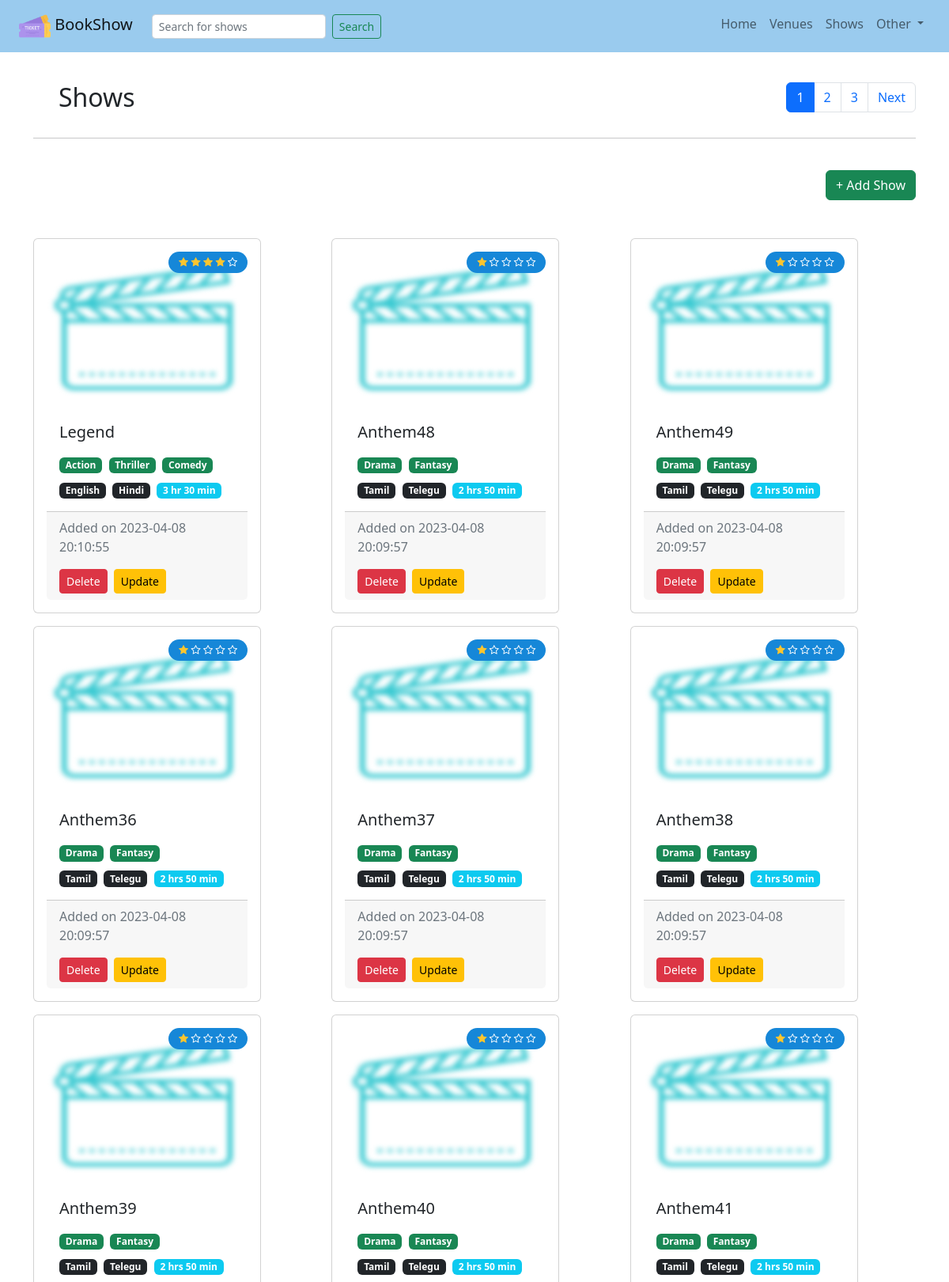
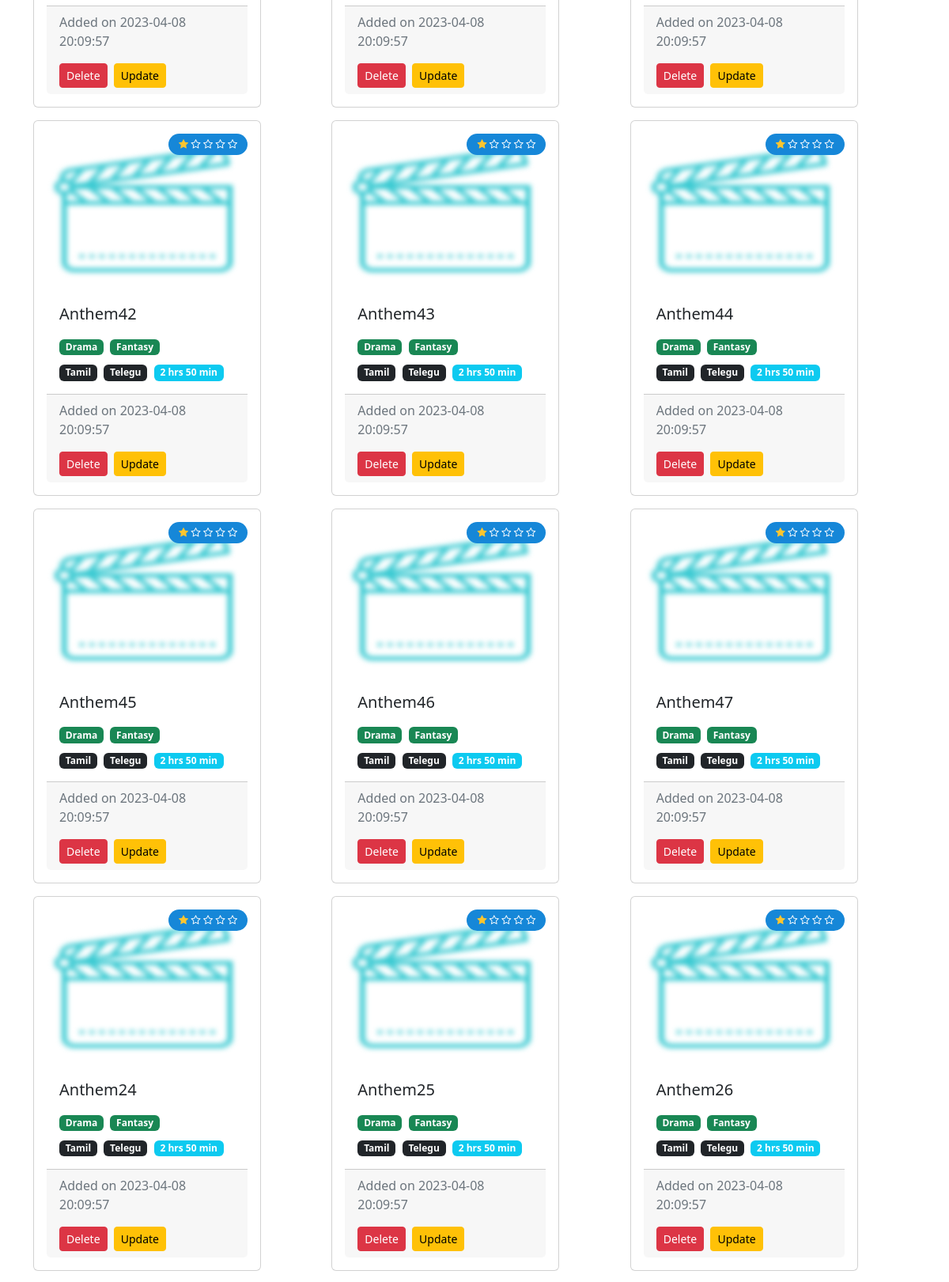
/admin/showShows (signed in, upper part), run on the app's committed database (2 pictures, top to bottom).
### models/admin.py (models this page shows, shortened)
class Show(db.Model):
    __tablename__ = 'Show'
    id = db.Column(db.Integer, primary_key=True, autoincrement=True)
    name = db.Column(db.String, unique=True)
    rating = db.Column(db.Integer)
    duration = db.Column(db.String(20))
    languages = db.relationship('Language', secondary=languages, lazy='subquery',
        backref=db.backref('show', lazy=True))
    tags = db.relationship('Tag', secondary=tags, lazy='subquery',
        backref=db.backref('show', lazy=True))
    timestamp = db.Column(db.DateTime(timezone=True), default=datetime.utcnow)
    venues = db.relationship('Venue',secondary='Allocation',lazy='subquery', viewonly=True)
    reviews = db.relationship('MovieReview', backref='show', lazy=True, viewonly=True)

class Tag(db.Model):
    __tablename__ = 'Tag'
    id = db.Column(db.Integer, primary_key=True, autoincrement=True)
    name = db.Column(db.String, nullable=False)

class Language(db.Model):
    __tablename__ = 'Language'
    id = db.Column(db.Integer, primary_key=True, autoincrement=True)
    name = db.Column(db.String(20), nullable=False)

### blueprints/admin.py (the view)
@admin.route('/showShows')
@admin_login_required
def showShows():
    page = request.args.get('page', 1, type=int)
    paginationShow = db.session.query(Show).order_by(desc(Show.timestamp)).paginate(page=page, per_page=PER_PAGE_SIZE)
    return render_template('showsHome.html',pagination=paginationShow, user=current_user)

### __init__.py (called while the page is built)
def create_app():
    app = Flask(__name__)
    app.config.from_object(LocalDevConfig)
    app.register_blueprint(userAuth)
    app.register_blueprint(adminProfile)
    app.register_blueprint(userProfile)
    db.init_app(app)
    login_manager = LoginManager()
    login_manager.login_view = 'authn.userLogin'
    login_manager.login_message = "You need to login first!!"
    login_manager.init_app(app)
    @login_manager.user_loader
    def load_user(user_id):
        return User.query.get(int(user_id))
    @app.errorhandler(404)
    def page_not_found(e):
        return render_template('NotFound.html',errorMessage=e), 404
    generateTestData(app,db)
    api = getConfiguredApi(app)
    return app, api

### blueprints/admin.py (called while the page is built)
def admin_login_required(view):
    @login_required
    @wraps(view)
    def wrap(*args, **kwargs):
        if current_user is not None:
            if current_user.is_admin():
                return view(*args,**kwargs)
            else:
                flash('Not a Admin User...')
                redirect(url_for('authn.userLogin'))
        else:
            flash('You need to login first.')
            return redirect(url_for('authn.adminLogin'))
    return wrap

### models/users.py (called while the page is built)
    def is_admin(self):
        return self.access == ACCESS['admin']

    def is_user(self):
        return self.access == ACCESS['user']

### templates/showsHome.html (shortened to what this page needs)
{% extends "baseTemplate.html" %}
{% block searchBar %}
<form class="d-md-flex" role="search">
  <input class="form-control form-control-sm me-2 mt-2 mb-2" type="search" placeholder="Search for shows" aria-label="Search">
  <button class="btn btn-sm btn-outline-success mt-2 mb-2" type="submit">Search</button>
</form>
{% endblock %}
{% block content %}
<div class="container body">
    <div class="row">
      <div class="col-12 col-sm-4"><h2>&emsp;Shows</h2></div>
      <div class="col-12 col-sm-8 d-flex flex-row-reverse">
        <nav aria-label="Page navigation example">
          <ul class="pagination">
              {% for number in pagination.iter_pages() %}
              {% if number %}
              {% if pagination.page != number %}
              <li class="page-item">
                  <a  class='page-link'
                      href="{{ url_for('admin.showShows', page=number) }}">
                      {{ number }}
                  </a>
              </li>
              {% else %}
                  <li class="page-item"><a href="#" class='page-link active' aria-disabled="true">{{ number }}</a></li>
              {% endif %}
              {% else %}
              <li class="page-item"><a href="#" class='page-link' aria-disabled="true">...</a></li>
              {% endif %}
              {% endfor %}
              {% if pagination.has_next %}
              <li class="page-item">
                  <a  class='page-link'
                      href="{{ url_for('admin.showShows', page=pagination.next_num) }}">
                      Next
                  </a>
              </li>
          {% endif %}
          </ul>
          </nav>
      </div>
    </div>
    <hr/><br/>
    <div class="d-flex flex-row-reverse">
      <a class="btn btn-success" href="/admin/show/add">+ Add Show</a>
    </div>
    <br/><br/>
    <div class="row row-cols-md-3 row-cols-sm-2 row-cols-xs-1 row-cols-1 g-3">
    {% for show in pagination.items %}
        <div class="col">
          <div class="card p-3" style="width: 18rem; margin-right: 20px;">
            <div class="card-img-caption d-flex flex-row-reverse">
              <span class="card-text badge rounded-pill badge-custom">
                <div class="ratings">
                  {% for i in range(1,6) %}
                    {% if(i <= (show['rating']|int)/2) %}
                      <i class="fa fa-star rating-color"></i>
                    {% else %}
                      <i class="fa fa-star-o"></i>
                    {% endif %}
                  {% endfor %}
                </div>
              </span>
              <img src="{{ url_for('static',filename='show.png')}}" class="card-img-top blurImage" height="200px" width="30px" alt="...">
            </div>
            <div class="card-body">
              <h5 class="card-title">{{ show['name'] }}</h5>
              <div class="card-text mt-3">
                {% for tag in show['tags'] %}
                <span class="badge bg-success">{{ tag['name'] }}</span>&nbsp;
                {% endfor %}
              </div>
              <div class="card-text mt-2">
                {% for lng in show['languages'] %}
                <span class="badge bg-dark text-white">{{ lng['name'] }}</span>&nbsp;
                {% endfor %}
                <span class="badge bg-info text-white">{{ show['duration'] }}</span>&nbsp;
              </div>
            </div>
            <div class="card-footer text-muted">
              <p>Added on {{ (show['timestamp'] | string )[:19] }}</p>
              <a href="#" class="btn btn-sm btn-danger" data-columns="2" data-sname="{{ show['name'] }}"
              data-vdur="{{ show['duration'] }}" onclick="setShowName();" data-bs-toggle="modal"
              data-bs-target="#deleteModal">Delete</a>&emsp14;
              <a href="/admin/show/update?name={{ show['name'] }}" class="btn btn-sm btn-warning">Update</a>
            </div>
          </div>
        </div>
      {% endfor %}
    </div>
</div>
{% endblock %}

### static/styles.css (style rules this page uses)
nav { min-height: fit-content; }
.ratings { padding: 2px 3px; color:#ffffff; font-size:13px; background-color: #1687d8; width: fit-content; border-radius: 5px; }
.rating-color { color:#fbc52f; }
@media only screen and (min-width: 560px) { .body { margin-top: 7%; padding-top: 20px; margin-bottom: 7%; height: 100%; } }
.badge-custom { background-color: #1687d8; }
.blurImage { filter: blur(3px); -webkit-filter: blur(3px); }
.card-img-caption { border-top-left-radius: calc(.25rem - 1px); border-top-right-radius: calc(.25rem - 1px); }
.card-img-caption .card-img-top { z-index: 0; }
.card-img-caption .card-text { text-align: center; width: fit-content; position: absolute; z-index: 1; text-decoration: solid; padding: 5px 10px; }

### data on the page
Show: name "Legend", duration "3 hr 30 min", timestamp "2023-04-08 20:10:55"
Tag: name "Action"
Tag: name "Thriller"
Tag: name "Comedy"
Language: name "English"
Language: name "Hindi"
Show: name "Anthem48", duration "2 hrs 50 min", timestamp "2023-04-08 20:09:57"
Tag: name "Drama"
Tag: name "Fantasy"
Language: name "Tamil"
Language: name "Telegu"
Show: name "Anthem49", duration "2 hrs 50 min", timestamp "2023-04-08 20:09:57"
Show: name "Anthem36", duration "2 hrs 50 min", timestamp "2023-04-08 20:09:57"
Show: name "Anthem37", duration "2 hrs 50 min", timestamp "2023-04-08 20:09:57"
Show: name "Anthem38", duration "2 hrs 50 min", timestamp "2023-04-08 20:09:57"
Show: name "Anthem39", duration "2 hrs 50 min", timestamp "2023-04-08 20:09:57"
Show: name "Anthem40", duration "2 hrs 50 min", timestamp "2023-04-08 20:09:57"
Show: name "Anthem41", duration "2 hrs 50 min", timestamp "2023-04-08 20:09:57"
Show: name "Anthem42", duration "2 hrs 50 min", timestamp "2023-04-08 20:09:57"
Show: name "Anthem43", duration "2 hrs 50 min", timestamp "2023-04-08 20:09:57"
Show: name "Anthem44", duration "2 hrs 50 min", timestamp "2023-04-08 20:09:57"
Show: name "Anthem45", duration "2 hrs 50 min", timestamp "2023-04-08 20:09:57"
Show: name "Anthem46", duration "2 hrs 50 min", timestamp "2023-04-08 20:09:57"
Show: name "Anthem47", duration "2 hrs 50 min", timestamp "2023-04-08 20:09:57"
Show: name "Anthem24", duration "2 hrs 50 min", timestamp "2023-04-08 20:09:57"
Show: name "Anthem25", duration "2 hrs 50 min", timestamp "2023-04-08 20:09:57"
Show: name "Anthem26", duration "2 hrs 50 min", timestamp "2023-04-08 20:09:57"

### other printed values
{{ number }} "1"
{{ number }} "2" "3"
